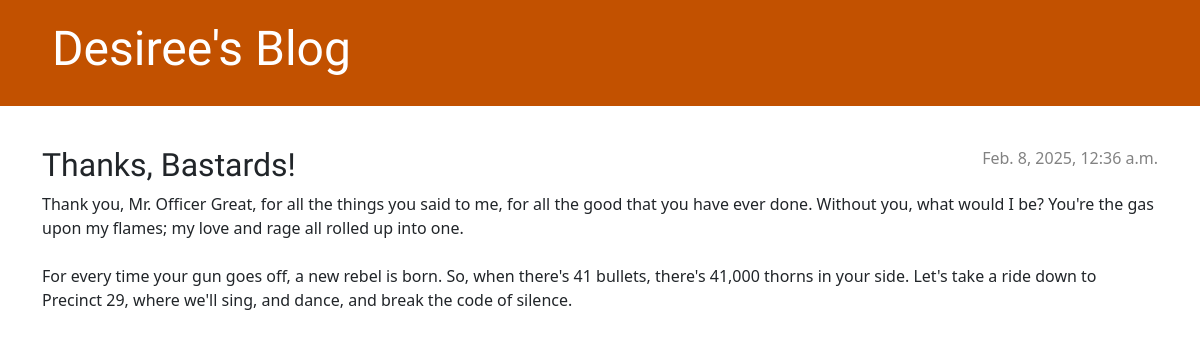
/post/5/, run on the app's committed database.
### blog/models.py (models this page shows, shortened)
class Post(models.Model):
    author = models.ForeignKey(settings.AUTH_USER_MODEL, on_delete=models.CASCADE)
    title = models.CharField(max_length=200)
    text = models.TextField()
    created_date = models.DateTimeField(default=timezone.now)
    published_date = models.DateTimeField(blank=True, null=True)

### blog/views.py (the view)
# urls.py: path('post/<int:pk>/', views.post_detail, name='post_detail'),
def post_detail(request, pk):
	post = get_object_or_404(Post, pk=pk)
	return render(request, 'blog/post_detail.html', {'post': post})

### blog/templates/blog/post_detail.html (shortened to what this page needs)
 {% extends 'blog/base.html' %}
{% block content %}
    <article class="post">
        {% if post.published_date %}
            <time class="date">
                {{ post.published_date }}
            </time>
        {% endif %}
        <h2>{{ post.title }}</h2>
        <p>{{ post.text|linebreaksbr }}</p>
    </article>
{% endblock %}

### blog/static/blog.css (style rules this page uses)
h1, h2, h3, h4 { font-family: 'Lobster', cursive; }
.date { color: #828282; }
.post { margin-bottom: 70px; }
.post > .date, .post > .actions { float: right; }

### data on the page
Post: published_date "Feb. 8, 2025, 12:36 a.m.", title "Thanks, Bastards!", text "Thank you, Mr. Officer Great, for all the things you said to me, for all the good that you have ever done. Without you, what would I be? You're the gas upon my flames; my love and rage all rolled up into one. For every time your gun goes off, a new rebel is born. So, when there's 41 bullets, there's 41,000 thorns in your side. Let's take a ride down to Precinct 29, where we'll sing, and dance, and break the code of silence."
